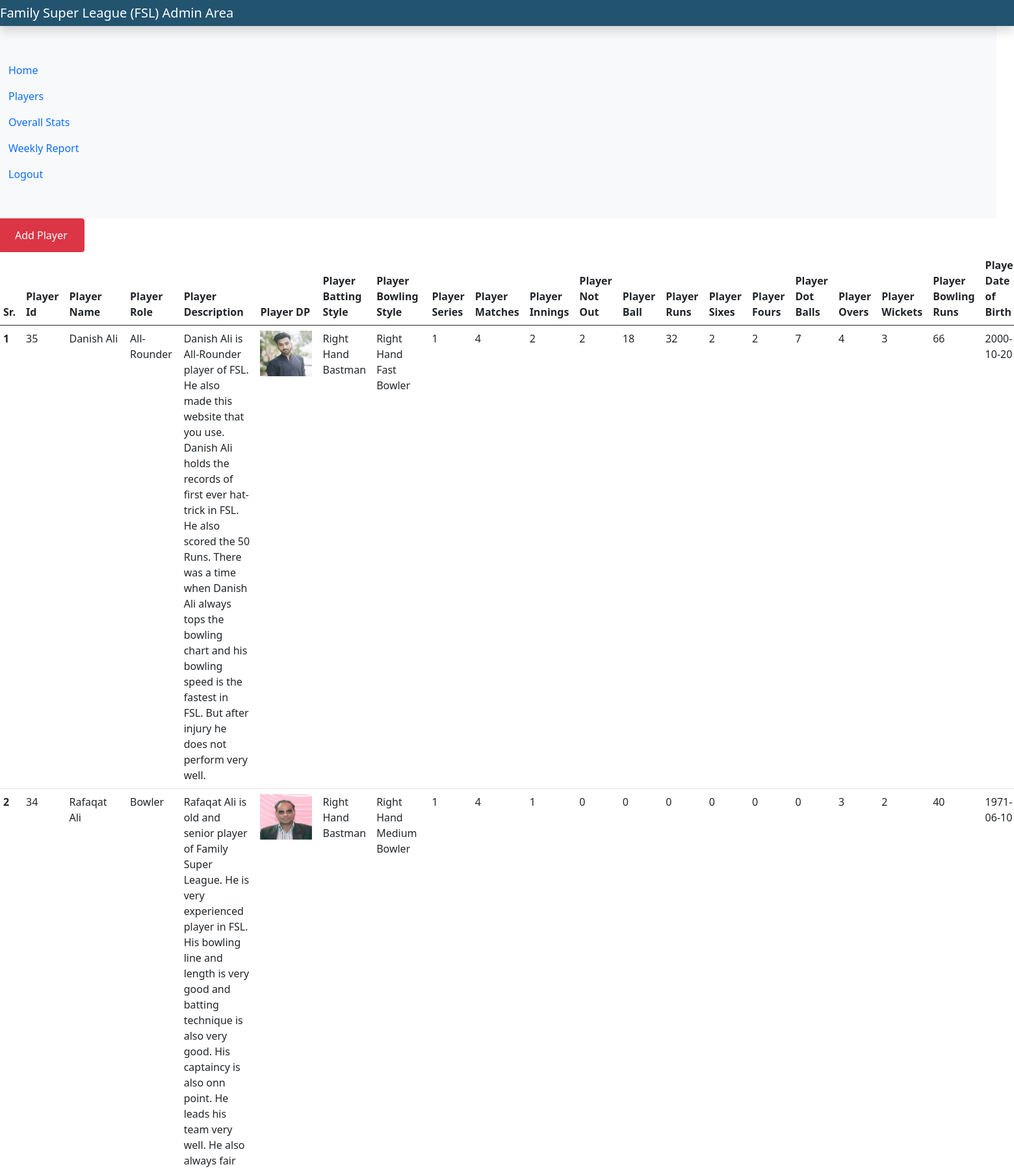
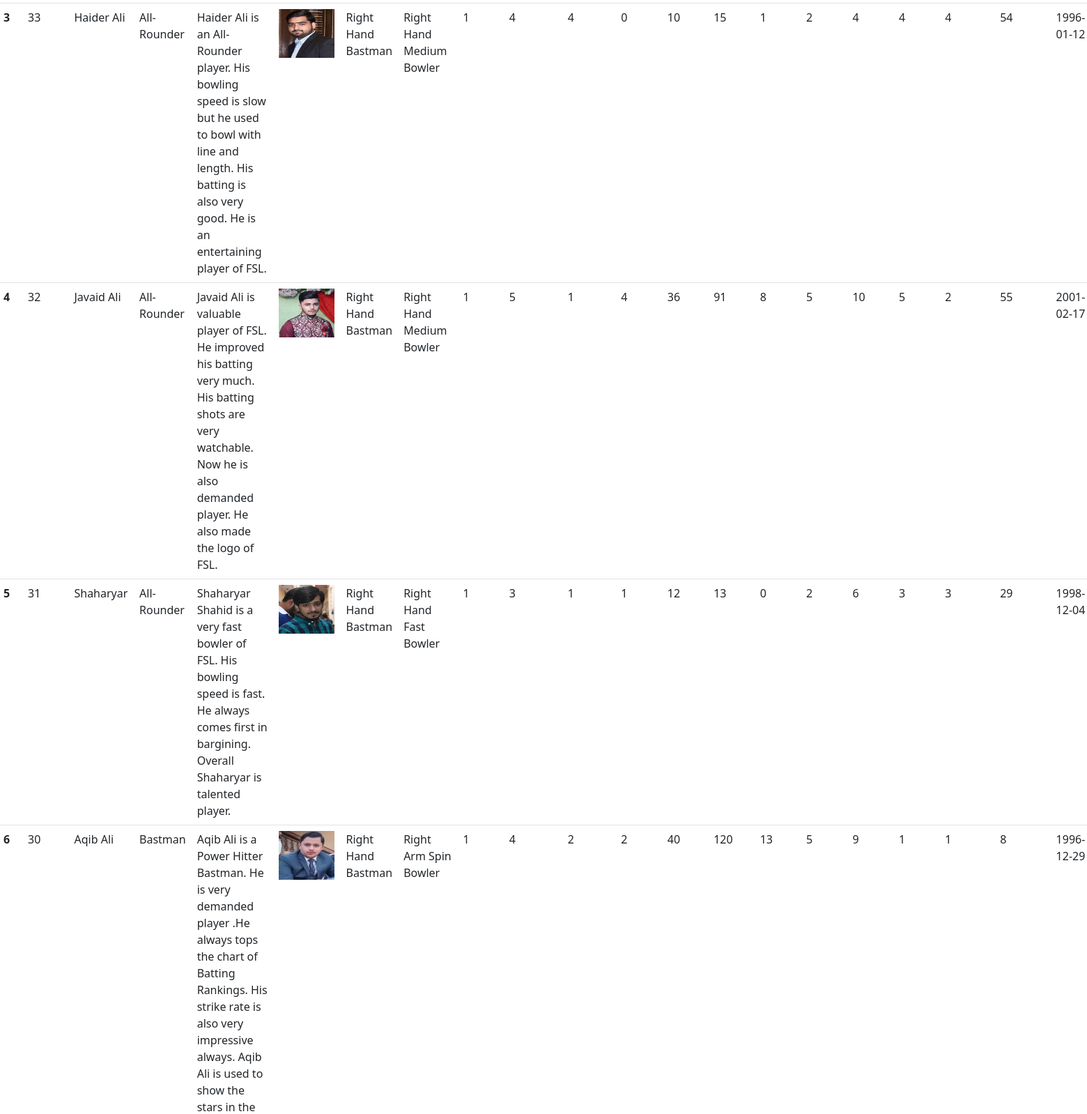
Page /admin/index.php?players (signed in, upper part) on the committed database (2 pictures, top to bottom).
### tables this page shows
CREATE TABLE `players` (
  `player_id` int(11) NOT NULL,
  `player_name` varchar(30) NOT NULL,
  `player_role` varchar(20) NOT NULL,
  `player_desc` varchar(500) NOT NULL,
  `player_runs` int(8) NOT NULL,
  `player_wickets` int(8) NOT NULL,
  `player_dp` varchar(500) NOT NULL,
  `player_batting` varchar(30) NOT NULL,
  `player_bowling` varchar(30) NOT NULL,
  `player_series` int(8) NOT NULL,
  `player_matches` int(8) NOT NULL,
  `player_innings` int(11) NOT NULL,
  `player_not_out` int(11) NOT NULL,
  `player_balls` int(11) NOT NULL,
  `player_six` int(11) NOT NULL,
  `player_four` int(11) NOT NULL,
  `player_dot_balls` int(11) NOT NULL,
  `player_overs` int(11) NOT NULL,
  `player_bowling_runs` int(11) NOT NULL,
  `player_batting_ranking` int(3) NOT NULL,
  `player_bowling_ranking` int(3) NOT NULL,
  `player_all-rounder_ranking` int(3) NOT NULL,
  `player_dob` varchar(30) NOT NULL,
  `created_at` datetime NOT NULL DEFAULT current_timestamp()
);

### admin/players.php (the view, shortened to what this page needs)
<div>
    <a href="index.php?add_player" class="btn btn-danger">
        <button class="btn btn-danger">Add Player</button>
    </a>
</div>
<table class="table table-hover">
    <thead>
        <tr>
        <th scope="col">Sr.</th>
        <th scope="col">Player Id</th>
        <th scope="col">Player Name</th>
        <th scope="col">Player Role</th>
        <th scope="col">Player Description</th>
        <th scope="col">Player DP</th>
        <th scope="col">Player Batting Style</th>
        <th scope="col">Player Bowling Style</th>
        <th scope="col">Player Series</th>
        <th scope="col">Player Matches</th>
        <th scope="col">Player Innings</th>
        <th scope="col">Player Not Out</th>
        <th scope="col">Player Ball</th>
        <th scope="col">Player Runs</th>
        <th scope="col">Player Sixes</th>
        <th scope="col">Player Fours</th>
        <th scope="col">Player Dot Balls</th>
        <th scope="col">Player Overs</th>
        <th scope="col">Player Wickets</th>
        <th scope="col">Player Bowling Runs</th>
        <th scope="col">Player Date of Birth</th>
        </tr>
    </thead>
    <tbody>
    <?php
        require_once('connection.php');
        $sql = "SELECT * FROM players ORDER BY player_id DESC";
        $result = $conn->query($sql);
        $sno = 1;
        $count = mysqli_num_rows($result);
        if($count>0)
        {
            while($row = $result->fetch_assoc())
            {
    ?>
        <tr>
            <th scope="row">
                <?= $sno ?>
            </th>
            <td> <?= $row['player_id'] ?> </td>
            <td> <?= $row['player_name'] ?> </td>
            <td> <?= $row['player_role'] ?> </td>
            <td> <?= $row['player_desc'] ?> </td>
            <td><img src="admin_images/player_images/<?= $row['player_dp'] ?>" alt="Player Picture" height="70" width="80"></td>
            <td> <?= $row['player_batting'] ?> </td>
            <td> <?= $row['player_bowling'] ?> </td>
            <td> <?= $row['player_series'] ?> </td>
            <td> <?= $row['player_matches'] ?> </td>
            <td> <?= $row['player_innings'] ?> </td>
            <td> <?= $row['player_not_out'] ?> </td>
            <td> <?= $row['player_balls'] ?> </td>
            <td> <?= $row['player_runs'] ?> </td>
            <td> <?= $row['player_six'] ?> </td>
            <td> <?= $row['player_four'] ?> </td>
            <td> <?= $row['player_dot_balls'] ?> </td>
            <td> <?= $row['player_overs'] ?> </td>
            <td> <?= $row['player_wickets'] ?> </td>
            <td> <?= $row['player_bowling_runs'] ?> </td>
            <td> <?= $row['player_dob'] ?> </td>
        </tr>
        <?php
            $sno++;
            }
        ?>
    </tbody>
</table>
<?php
            }
            else{
                echo '<h3 class="bg-dark text-white p-3 mt-3">No Results Found!!!</h3>';
            }
?>

### admin/index.php (shortened to what this page needs)
<?php
    if (isset($_SESSION['admin_username'])) {
    include('partials/admin_head.php');
    include('top-nav.php');
?>
<div class="container-fluid mb-5" style="margin-top: 40px; margin-left: -15px">
    <?php
        include('sidebar.php');
        if(isset($_GET['players'])){
            include('players.php');
        }
    ?>
</div>
    <?php
    include('partials/admin_bottom.php');
        }
    else{
        header("location: admin_login.php");
    }
?>

### admin/partials/admin_head.php (shortened to what this page needs)
<!doctype html>
<html lang="en">
<head>
    <link href="https://cdn.jsdelivr.net/npm/bootstrap@5.0.2/dist/css/bootstrap.min.css" rel="stylesheet"
>
</head>
<body>

### admin/top-nav.php
<nav class="navbar navbar-dark fixed-top p-0 shadow" style="background-color: #225470;">
    <a href="index.php?dashboard" class="navbar-brand col-sm-3 col-md-2">Family Super League (FSL)
        <small class="text-white fs-5">Admin Area</small>
    </a>
</nav>

### admin/sidebar.php
<nav class="bg-light sidebar py-5 d-print-none m-0">
    <div>
        <ul class="nav flex-column">
            <li class="nav-item">
                <a href="../index.php" class="nav-link">
                    <i class="fas fa-tachometer-alt"></i> Home
                </a>
            </li>
            <li class="nav-item">
                <a href="index.php?players" class="nav-link">
                    <i class="fas fa-tachometer-alt"></i> Players
                </a>
            </li>
            <li class="nav-item">
                <a href="index.php?overall_stats" class="nav-link">
                    <i class="fas fa-tachometer-alt"></i> Overall Stats
                </a>
            </li>
            <li class="nav-item">
                <a href="index.php?weekly_report" class="nav-link">
                    <i class="fas fa-tachometer-alt"></i> Weekly Report
                </a>
            </li>
            <li class="nav-item">
                <a href="admin_logout.php" class="nav-link">
                    <i class="fa fa-sign-out-alt"></i>Logout
                </a>
            </li>
        </ul>
    </div>
</nav>

### admin/partials/admin_bottom.php (shortened to what this page needs)
</body>
</html>

### rows in the picture
players: player_id "35", player_name "Danish Ali", player_role "All-Rounder", player_desc "Danish Ali is All-Rounder player of FSL. He also made this website that you use. Danish Ali holds the records of first ever hat-trick in FSL. He also scored the 50 Runs. There was a time when Danish Ali always tops the bowling chart and his bowling speed is the fastest in FSL. But after injury he does not perform very well.", player_dp (picture), player_batting "Right Hand Bastman", player_bowling "Right Hand Fast Bowler", player_series "1", player_matches "4", player_innings "2", player_not_out "2", player_balls "18", player_runs "32", player_six "2", player_four "2", player_dot_balls "7", player_overs "4", player_wickets "3", player_bowling_runs "66", player_dob "2000-10-20"
players: player_id "34", player_name "Rafaqat Ali", player_role "Bowler", player_desc "Rafaqat Ali is old and senior player of Family Super League. He is very experienced player in FSL. His bowling line and length is very good and batting technique is also very good. His captaincy is also onn point. He leads his team very well. He also always fair", player_dp (picture), player_batting "Right Hand Bastman", player_bowling "Right Hand Medium Bowler", player_series "1", player_matches "4", player_innings "1", player_not_out "0", player_balls "0", player_runs "0", player_six "0", player_four "0", player_dot_balls "0", player_overs "3", player_wickets "2", player_bowling_runs "40", player_dob "1971-06-10"
players: player_id "33", player_name "Haider Ali", player_role "All-Rounder", player_desc "Haider Ali is an All-Rounder player. His bowling speed is slow but he used to bowl with line and length. His batting is also very good. He is an entertaining player of FSL.", player_dp (picture), player_batting "Right Hand Bastman", player_bowling "Right Hand Medium Bowler", player_series "1", player_matches "4", player_innings "4", player_not_out "0", player_balls "10", player_runs "15", player_six "1", player_four "2", player_dot_balls "4", player_overs "4", player_wickets "4", player_bowling_runs "54", player_dob "1996-01-12"
players: player_id "32", player_name "Javaid Ali", player_role "All-Rounder", player_desc "Javaid Ali is valuable player of FSL. He improved his batting very much. His batting shots are very watchable. Now he is also demanded player. He also made the logo of FSL.", player_dp (picture), player_batting "Right Hand Bastman", player_bowling "Right Hand Medium Bowler", player_series "1", player_matches "5", player_innings "1", player_not_out "4", player_balls "36", player_runs "91", player_six "8", player_four "5", player_dot_balls "10", player_overs "5", player_wickets "2", player_bowling_runs "55", player_dob "2001-02-17"
players: player_id "31", player_name "Shaharyar", player_role "All-Rounder", player_desc "Shaharyar Shahid is a very fast bowler of FSL. His bowling speed is fast. He always comes first in bargining. Overall Shaharyar is talented player.", player_dp (picture), player_batting "Right Hand Bastman", player_bowling "Right Hand Fast Bowler", player_series "1", player_matches "3", player_innings "1", player_not_out "1", player_balls "12", player_runs "13", player_six "0", player_four "2", player_dot_balls "6", player_overs "3", player_wickets "3", player_bowling_runs "29", player_dob "1998-12-04"
players: player_id "30", player_name "Aqib Ali", player_role "Bastman", player_dp (picture), player_batting "Right Hand Bastman", player_bowling "Right Arm Spin Bowler", player_series "1", player_matches "4", player_innings "2", player_not_out "2", player_balls "40", player_runs "120", player_six "13", player_four "5", player_dot_balls "9", player_overs "1", player_wickets "1", player_bowling_runs "8", player_dob "1996-12-29"
